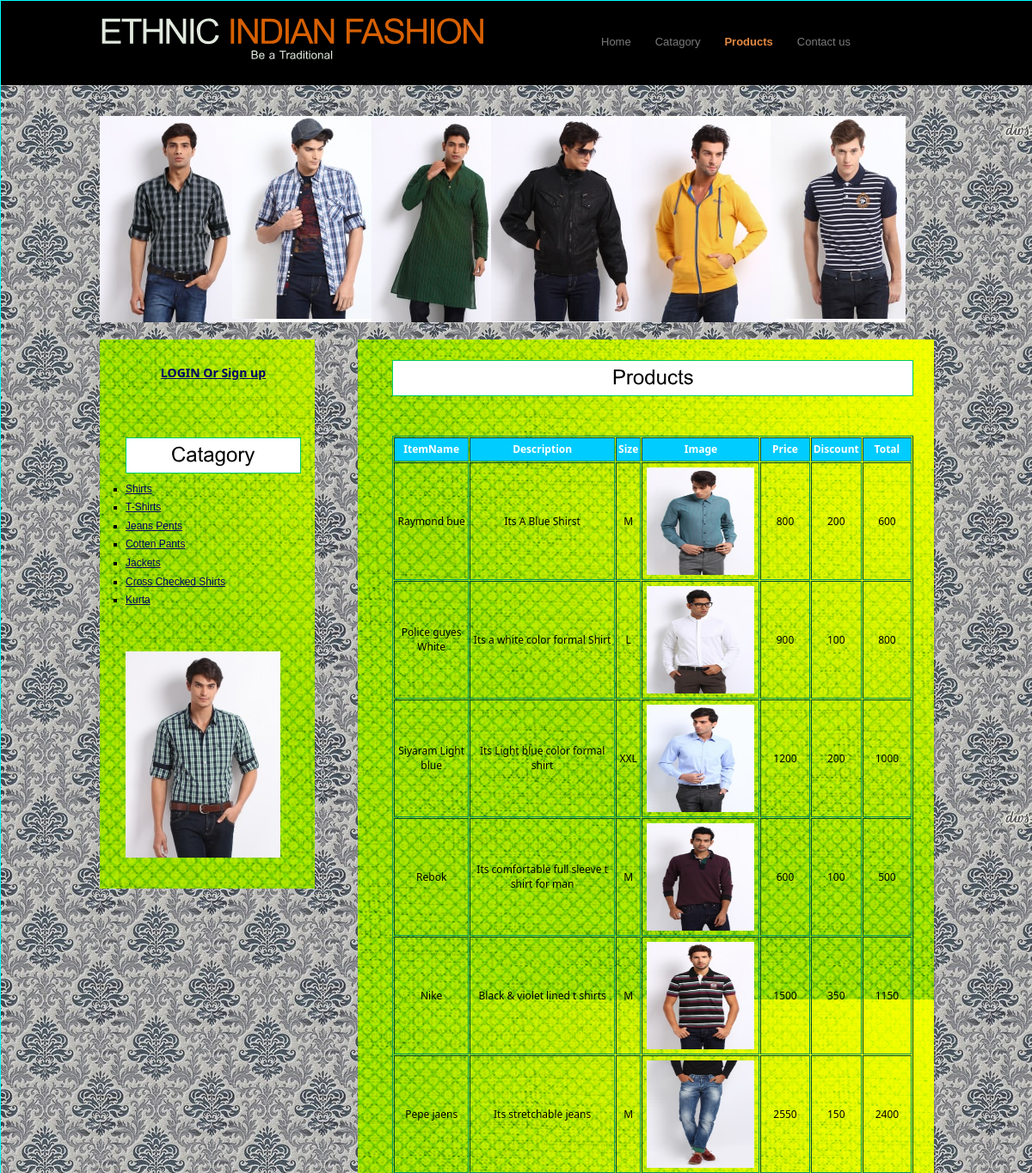
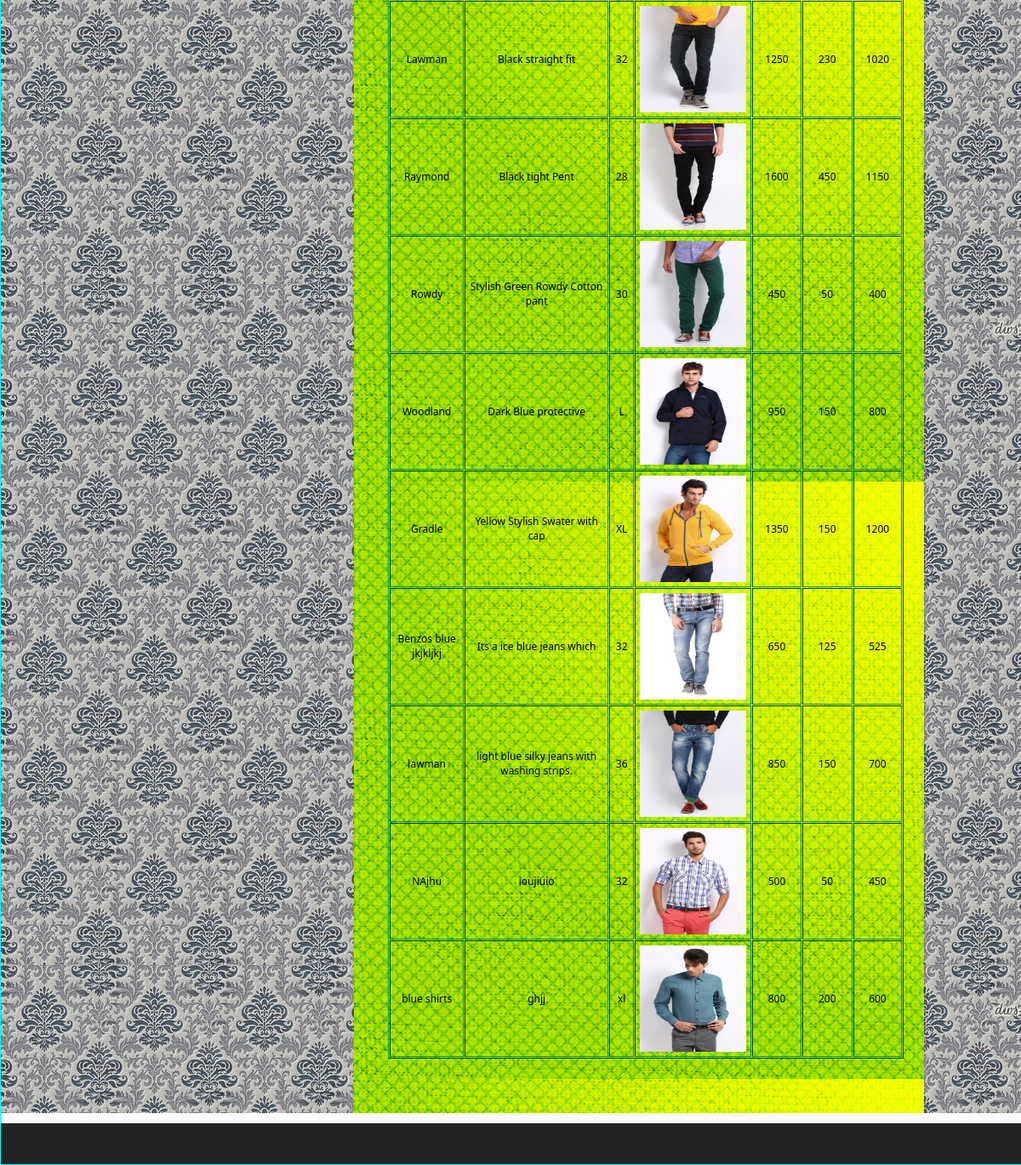
/show_products.php, run on the app's committed database (2 pictures, top to bottom).
### tables this page shows
CREATE TABLE IF NOT EXISTS `item_master` (
  `ItemId` int(11) NOT NULL AUTO_INCREMENT,
  `CategoryId` int(11) NOT NULL,
  `ItemName` varchar(20) NOT NULL,
  `Description` varchar(200) NOT NULL,
  `Size` varchar(10) NOT NULL,
  `Image` varchar(100) NOT NULL,
  `Price` float NOT NULL,
  `Discount` float NOT NULL,
  `Total` float NOT NULL,
  PRIMARY KEY (`ItemId`)
);

CREATE TABLE IF NOT EXISTS `category_master` (
  `CategoryId` int(11) NOT NULL AUTO_INCREMENT,
  `CategoryName` varchar(20) NOT NULL,
  `Description` varchar(200) NOT NULL,
  `Image` varchar(100) NOT NULL,
  PRIMARY KEY (`CategoryId`)
);

### show_products.php (the view, shortened to what this page needs)
<html>
<head>
<link href="style.css" rel="stylesheet" type="text/css" />
</head>
<body onLoad="MM_preloadImages('img/2.jpg')">
<div class="main">
  <div class="header">
    <div class="header_resize">
      <div class="logo">
        <h1><a href="index.html">ETHNIC<span> INDIAN FASHION</span><small><center>Be a Traditional</center></small></a></h1>
      </div>
      <div class="menu_nav">
        <ul>
           <li><a href="index.php">Home</a></li>
          <li><a href="show_catagory.php">Catagory</a></li>
          <li class="active"><a href="show_products.php">Products</a></li>
          <li><a href="contactus.php">Contact us</a></li>
        </ul>
      </div>
    </div>
  </div>
  <div class="content">
    <div class="content_resize">
      <div class="hbg"><a href="#" onMouseOut="MM_swapImgRestore()" onMouseOver="MM_swapImage('Image4','','img/101.png',1)"><img src="img/100.png" alt="Sorry" width="937" height="240" id="Image4" /></a></div>
      <div class="mainbar">
        <div class="article">
          <h2 align="center">Products</h2>
          <p align="center">&nbsp;</p>
          <div>
            <table width="100%" border="1" cellpadding="1" cellspacing="1">
              <tr>
                <td height="28" width="15%" bordercolor="#669933" bgcolor="#00CCFF"><span class="style14">ItemName</span></td>
                <td bordercolor="#669933" width="30%" bgcolor="#00CCFF"><span class="style14">Description</span></td>
                <td bordercolor="#669933" width="5%" bgcolor="#00CCFF"><span class="style14">Size</span></td>
                <td bordercolor="#669933" width="20%" bgcolor="#00CCFF"><span class="style14">Image</span></td>
                <td bordercolor="#669933" width="10%" bgcolor="#00CCFF"><span class="style14">Price</span></td>
                <td bordercolor="#669933" width="10%" bgcolor="#00CCFF"><span class="style14">Discount</span></td>
                <td bordercolor="#669933" width="10%" bgcolor="#00CCFF"><span class="style14">Total</span></td>
              </tr>
               <?php
$sql = "select * from item_master";
$result = mysql_query($sql);
while($row = mysql_fetch_array($result))
{
$ItemName=$row['ItemName'];
$Description=$row['Description'];
$Image=$row['Image'];
$Size=$row['Size'];
$Price=$row['Price'];
$Discount=$row['Discount'];
$Total=$row['Total'];
?>
              <tr>
                <td><span class="style15"><?php echo $ItemName;?></span></td>
                <td><span class="style15"><?php echo $Description; ?></span></td>
                <td><span class="style15"><?php echo $Size; ?></span></td>
                <td><img src="Products/<?php echo $Image;?>" alt="1" width="125px" height="125px"/></td>
                <td><span class="style15"><?php echo $Price; ?></span></td>
                <td><span class="style15"><?php echo $Discount ;?></span></td>
                <td><span class="style15"><?php echo $Total ;?></span></td>
              </tr>
		 <?php
}
?>
            </table>
          </div>
        </div>
        <div class="article"></div>
      </div>
      <div class="sidebar">
        <div class="gadget">
          <div>
            <p align="center"><a href="index.php" class="style12">LOGIN Or Sign up </a></p>
          </div>
        </div>
        <div class="gadget">
          <h2 align="center" class="star">Catagory</h2>
         <div>
            <ul class="side">
              <?php
$sql = "select * from Category_Master";
$result = mysql_query($sql);
while($row = mysql_fetch_array($result))
{
$Id=$row['CategoryId'];
$CategoryName=$row['CategoryName'];
?>
              <ul>
                <ul>
                  <li><a href="products.php?CategoryId=<?php echo $Id;?>"><?php echo $CategoryName;?></a></li>
                </ul>
              </ul>
	<?php
	}?>
            </ul>
          </div>
        </div>
        <div class="gadget">
          <p><a href="#" onMouseOut="MM_swapImgRestore()" onMouseOver="MM_swapImage('Image4','','img/2.jpg',1)"><img src="img/7.jpg" name="Image4" width="180" height="240" border="0" id="Image" /></a></p>
        </div>
      </div>
    </div>
  </div>
  <div class="footer">
    <div class="footer_resize">
    </div>
  </div>
</div>
</body>
</html>

### style.css (style rules this page uses)
body { margin:0; padding:0; width:100%; font-family: Arial, Helvetica, sans-serif; font-size: 12px; font-style: normal; line-height: 1.8em; font-weight: lighter; font-variant: normal; position: absolute; height: auto; border: thin ridge #00FFFF; background-color: #8F8F8F; }
html, .main { padding:0; margin:0; background:#fbfbfb; }
.logo { height:98px; float:left; }
h1 { margin: 0; padding: 17px 0; color: #000000; font: bold 40px/1.2em Arial, Helvetica, sans-serif; letter-spacing: -2px; }
h1 a, h1 a:hover { color:#e1e9df; text-decoration:none; }
h1 span { color:#d76002; }
h1 small { display:block; padding:0; font:normal 13px/1.2em Arial, Helvetica, sans-serif; letter-spacing:normal; }
h2 { height: auto; width: auto; margin-top: 8px; margin-right: 0; margin-bottom: 8px; margin-left: 0; padding-top: 8px; padding-right: 0; padding-bottom: 8px; padding-left: 0; border: thin groove #00CC66; font-family: Arial, Helvetica, sans-serif; font-size: 24px; font-weight: lighter; font-style: normal; color: #000; background-color: #FFFFFF; }
p { margin: 8px 0; padding: 0 0 8px 0; font: normal 12px/1.8em Arial, Helvetica, sans-serif; color: #000; }
a { color:#000066; text-decoration:underline; font-weight: normal; }
.header, .content, .menu_nav, .fbg, .footer, form, ol, ol li, ul, .content .mainbar, .content .sidebar { margin: 0; padding: 0; font-size: 12px; font-weight: bold; font-family: Arial, Helvetica, sans-serif; }
.header { height:98px; background-color: #000000; }
.header_resize { margin:0 auto; padding:0; width:970px; }
.hbg { width:970px; padding:20px 0; }
.menu_nav { margin:0; padding:25px 0 0 20px; float:right; width:400px; }
.menu_nav ul { list-style:none; }
.menu_nav ul li { margin:0; padding:0 2px 0 0; float:left; background:url(images/menu_line.gif) no-repeat right center; }
.menu_nav ul li a { display:block; margin:0; padding:12px 13px; color:#7b7a7a; text-decoration:none; font-size:13px; }
.menu_nav ul li.active a, .menu_nav ul li a:hover { font-weight:bold; color:#e58a42; }
.content { margin-bottom:12px; background-color: #F0F0F0; background-image: url(images/18516-vintage-pattern-1280x800-abstract-wallpaper.jpg); }
.content_resize { margin:0 auto; padding:16px 0 0; width:970px; }
.mainbar { margin:0; padding:0; float:right; width:670px; }
.mainbar img { padding:4px; }
.mainbar .article { margin: 0; padding: 16px 24px 24px 40px; text-align: center; font-size: 12px; font-family: "Segoe UI", "Microsoft Sans Serif"; background-image: url(images/10447-green-fabric-1366x768-abstract-wallpaper.png); }
.sidebar { padding:0; float:left; width:250px; background:#f7f7f7; background-image: url(images/10447-green-fabric-1366x768-abstract-wallpaper.png); }
.sidebar .gadget { margin: 0; padding: 20px 16px 20px 30px; font-weight: bold; }
.footer { color:#959595; background-color:#242424; }
.footer_resize { margin:0 auto; padding:24px 40px; width:890px; }
.main .content .content_resize .mainbar .article div table { text-align: center; }
.main .content .content_resize .mainbar .article div table { text-align: center; border-color: #096; font-size: 12px; font-family: "Segoe UI", "Microsoft Sans Serif"; }
.main .content .content_resize .mainbar .article div table tr td { font-family: Verdana, Geneva, sans-serif; }
.main .content .content_resize .mainbar .article div table tr td { font-family: Arial, Helvetica, sans-serif; }

### show_products.php (style rules this page uses)
.style12 { font-size: 14px; font-family: "Segoe UI", "Microsoft Sans Serif"; font-weight: bold; }
.style14 { color: #FFFFFF; font-weight: bold; font-family: "Segoe UI", "Microsoft Sans Serif"; }
.style15 { font-family: "Segoe UI", "Microsoft Sans Serif" }

### data on the page
item_master: ItemName "Raymond bue", Description "Its A Blue Shirst", Size "M", Image (picture), Price "800", Discount "200", Total "600"
item_master: ItemName "Police guyes White", Description "Its a white color formal Shirt", Size "L", Image (picture), Price "900", Discount "100", Total "800"
item_master: ItemName "Siyaram Light blue", Description "Its Light blue color formal shirt", Size "XXL", Image (picture), Price "1200", Discount "200", Total "1000"
item_master: ItemName "Rebok", Description "Its comfortable full sleeve t shirt for man", Size "M", Image (picture), Price "600", Discount "100", Total "500"
item_master: ItemName "Nike", Description "Black & violet lined t shirts", Size "M", Image (picture), Price "1500", Discount "350", Total "1150"
item_master: ItemName "Pepe jaens", Description "Its stretchable jeans", Size "M", Image (picture), Price "2550", Discount "150", Total "2400"
item_master: ItemName "Lawman", Description "Black straight fit", Size "32", Image (picture), Price "1250", Discount "230", Total "1020"
item_master: ItemName "Raymond", Description "Black tight Pent", Size "28", Image (picture), Price "1600", Discount "450", Total "1150"
item_master: ItemName "Rowdy", Description "Stylish Green Rowdy Cotton pant", Size "30", Image (picture), Price "450", Discount "50", Total "400"
item_master: ItemName "Woodland", Description "Dark Blue protective", Size "L", Image (picture), Price "950", Discount "150", Total "800"
item_master: ItemName "Gradle", Description "Yellow Stylish Swater with cap", Size "XL", Image (picture), Price "1350", Discount "150", Total "1200"
item_master: ItemName "Benzos blue jkjkljkj", Description "Its a ice blue jeans which", Size "32", Image (picture), Price "650", Discount "125", Total "525"
item_master: ItemName "lawman", Description "light blue silky jeans with washing strips.", Size "36", Image (picture), Price "850", Discount "150", Total "700"
item_master: ItemName "NAjhu", Description "ioujiuio", Size "32", Image (picture), Price "500", Discount "50", Total "450"
item_master: ItemName "blue shirts", Description "ghjj", Size "xl", Image (picture), Price "800", Discount "200", Total "600"
category_master: CategoryName "Shirts"
category_master: CategoryName "T-Shirts"
category_master: CategoryName "Jeans Pents"
category_master: CategoryName "Cotten Pants"
category_master: CategoryName "Jackets"
category_master: CategoryName "Cross Checked Shirts"
category_master: CategoryName "Kurta"
